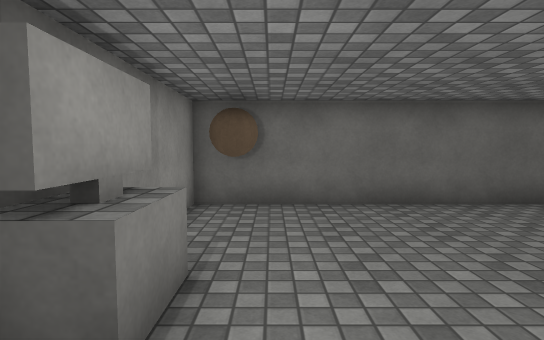
view 1 (above)

12 first-person views from a walk through a Unity game level. The camera is 1.3 m above the floor, tilts 4° down and sees 80° across. The floor is counted in squares, 1 m on a side. Each view is taken from the middle of a square. On the plan, view 1 faces up. The plan holds only what a view shows up to about 14 squares ahead; the rest is blank. The place goes on beyond the plan. The player is left out. Surface patterns are stand-ins for the level's own textures.

view 2
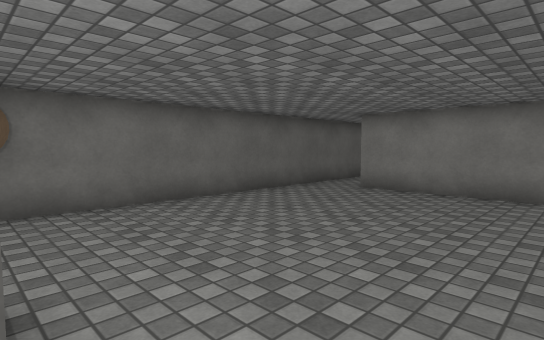

view 3
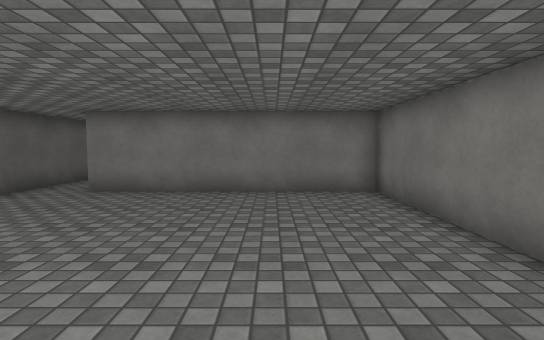

view 4
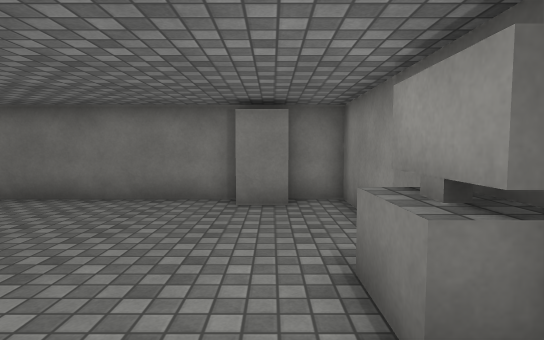

view 5
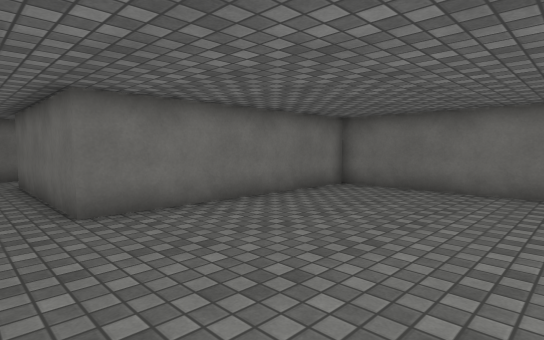

view 6
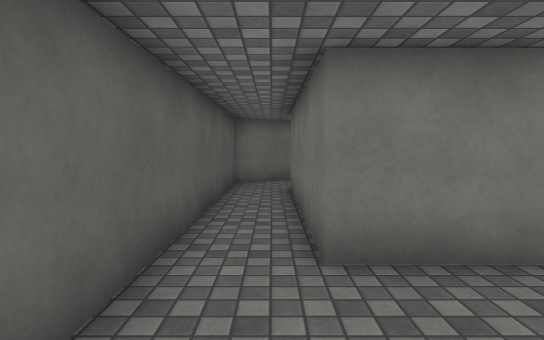

view 7
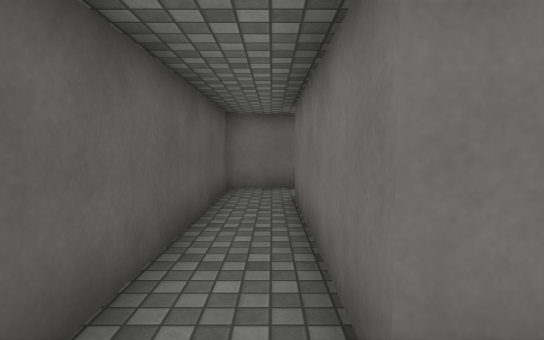

view 8
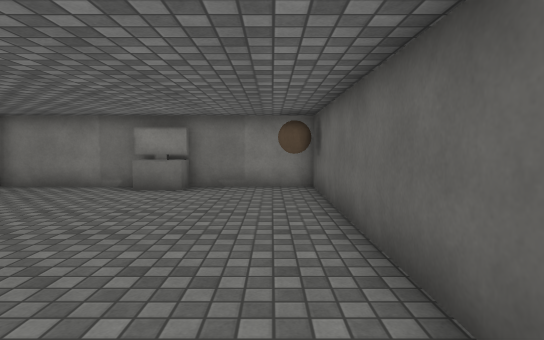

view 9
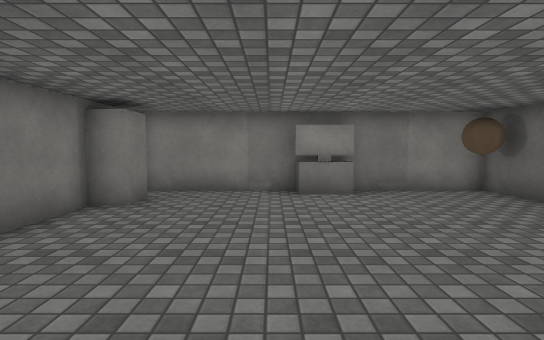

view 10
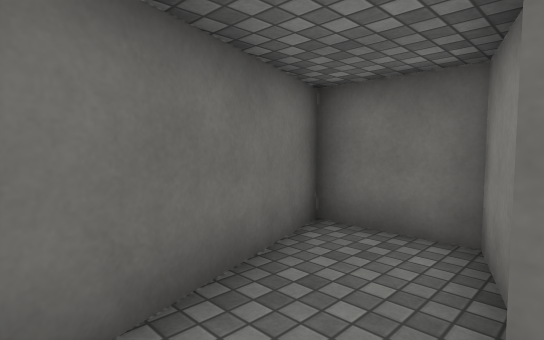

view 11
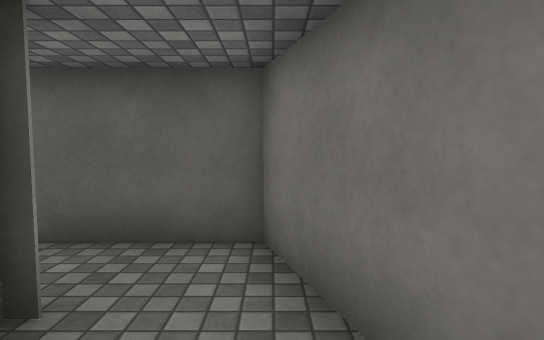

view 12
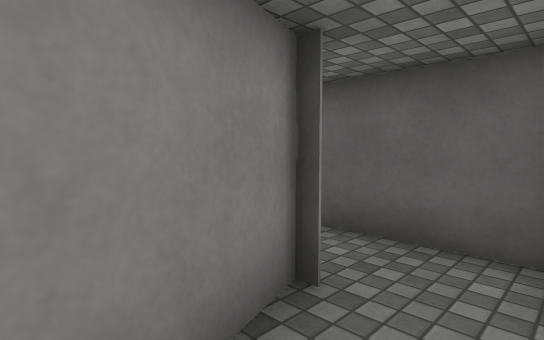

### Floor plan
Points are (right, up) in squares from view 1. A wall is a line through its corners. A room is listed if a view was taken in it or the views show most of it. See-through windows are left out.
Room 1 (views 1, 2, 3, 4, 5, 6, 7, 8, 9, 10)
walls: (0.8, -3.1) (8.5, -3.1) (8.5, 5.4) (15.3, 5.4); (17.4, 6) (16.9, 7.4) (-1.8, 7.4) (-1.8, -3.1) (-0.4, -3.1)
ways out: opening at (16, 6) to room 2
Room 2 (views 11, 12)
walls: (14.9, 5.4) (16, 2.3) (18.6, 2.3) (17.4, 6)
ways out: opening at (16, 6) to room 1

Where each view was taken, in squares from view 1:
view 1: 0 up, 0 right, facing up
view 2: 0 up, 1 left, facing up-right
view 3: 0 up, 1 left, facing right
view 4: 5 up, 0 right, facing down
view 5: 7 up, 2 right, facing down-right
view 6: 6 up, 5 right, facing right
view 7: 6 up, 7 right, facing right
view 8: 6 up, 9 right, facing left
view 9: 1 up, 8 right, facing left
view 10: 7 up, 15 right, facing down-right
view 11: 3 up, 17 right, facing up
view 12: 3 up, 17 right, facing up-left
